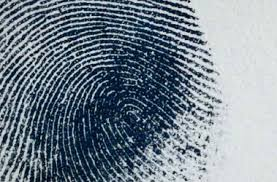
#> input picture IP.Lab№4/5.jpg, 277 x 182 px; its folder holds 4 pictures in this run
$ python main.py
#> lines starting #> are read from the running program, lines starting #| are printed output that depends on the picture
import cv2 as cv
import numpy as np
import matplotlib.pyplot as plt


# Grayscale
def BGR2GRAY(img):
    gray = 0.2126 * img[..., 2] + 0.7152 * img[..., 1] + 0.0722 * img[..., 0]
    return gray


# Gabor Filter
def Gabor_filter(K_size=111, Sigma=1.5, Gamma=1.2, Lambda=3, Psi=0, angle=0):
    # get half size
    d = K_size // 2

    # prepare kernel
    gabor = np.zeros((K_size, K_size), dtype=np.float32)

    # each value
    for y in range(K_size):
        for x in range(K_size):
            # distance from center
            px = x - d
            py = y - d

            # degree -> radian
            theta = angle / 180. * np.pi

            # get kernel x
            _x = np.cos(theta) * px + np.sin(theta) * py

            # get kernel y
            _y = -np.sin(theta) * px + np.cos(theta) * py

            # fill kernel
            gabor[y, x] = np.exp(-(_x ** 2 + Gamma ** 2 * _y ** 2) / (2 * Sigma ** 2)) * np.cos(
                2 * np.pi * _x / Lambda + Psi)

    # kernel normalization
    gabor /= np.sum(np.abs(gabor))

    return gabor


# Используйте фильтр Габора, чтобы воздействовать на изображение
def Gabor_filtering(gray, K_size=111, Sigma=1.5, Gamma=1.2, Lambda=3, Psi=0, angle=0):
    # get shape
    H, W = gray.shape

    # padding
    # gray = np.pad(gray, (K_size//2, K_size//2), 'edge')

    # prepare out image
    out = np.zeros((H, W), dtype=np.float32)

    # get gabor filter
    gabor = Gabor_filter(K_size=K_size, Sigma=Sigma, Gamma=Gamma, Lambda=Lambda, Psi=0, angle=angle)
    plt.imshow(gabor)
    plt.show()

    # filtering

    out = cv.filter2D(gray, -1, gabor)

    out = np.clip(out, 0, 255)
    out = out.astype(np.uint8)

    return out


# Используйте 6 фильтров Габора с разными углами для извлечения деталей на изображении
def Gabor_process(img):
    # get shape
    H, W, _ = img.shape

    # gray scale
    gray = BGR2GRAY(img).astype(np.float32)

    # define angle
    # As = [0, 45, 90, 135]
    As = [0, 30, 60, 90, 120, 150]

    # prepare pyplot
    # plt.subplots_adjust(left=0, right=1, top=1, bottom=0, hspace=0, wspace=0.2)

    out = np.zeros([H, W], dtype=np.float32)

    # each angle
    for i, A in enumerate(As):
        # gabor filtering
        _out = Gabor_filtering(gray, K_size=111, Sigma=1.5, Gamma=1.2, Lambda=3, angle=A)

        plt.imshow(_out, cmap='gray')
        plt.show()

        # add gabor filtered image
        out += _out

    # scale normalization
    out = out / out.max() * 255
    out = out.astype(np.uint8)

    return out


# Read image
for i in range(5, 9):
    img = cv.imread(str(i) + '.jpg').astype(np.float32)

    # gabor process
    out = Gabor_process(img)
#> in BGR2GRAY, `gray = 0.2126 * img[..., 2] + 0.7152 * img[..., 1] + 0.0722 * img[...,..`:
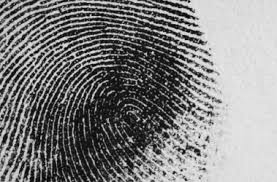
#> gray: shape (182, 277) float32; min 0.361, max 246.5, mean 128.6
#> the loop in Gabor_process, `for i, A in enumerate(As):` made 6 passes
#> pass 1, in Gabor_filtering, `plt.show()`:
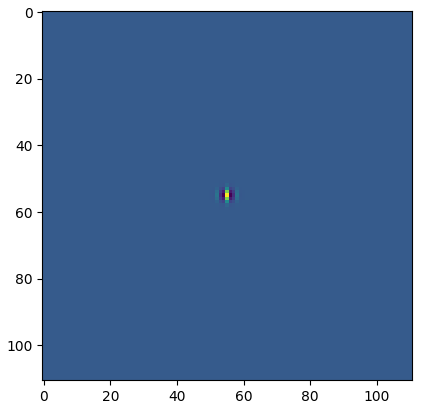
#> figure drawn by matplotlib, 1 panel
#> pass 1, in Gabor_filtering, `out = cv.filter2D(gray, -1, gabor)`:
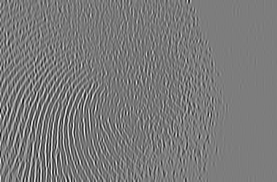
#> out: shape (182, 277) float32; min -39.67, max 45.94, mean 1.4; drawn with min black and max white
#> pass 1, in Gabor_filtering, `out = out.astype(np.uint8)`:
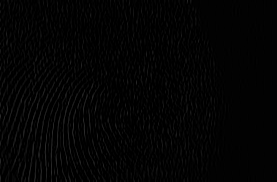
#> out: shape (182, 277); min 0, max 45, mean 3.4
#> pass 2, in Gabor_process, `plt.show()`:
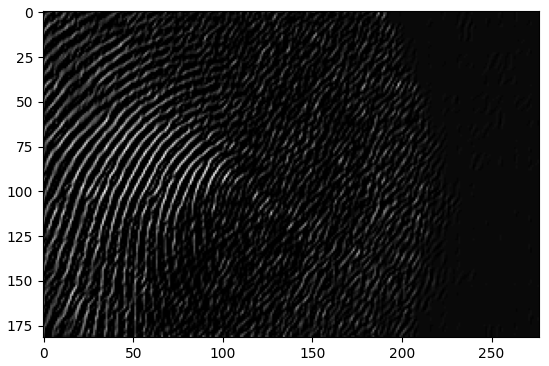
#> figure drawn by matplotlib, 1 panel
#> after the loop in Gabor_process, `for i, A in enumerate(As):`:
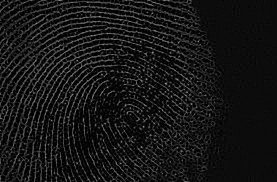
#> out: shape (182, 277) float32; min 0, max 150, mean 22.1
#> in Gabor_process, `out = out / out.max() * 255`:
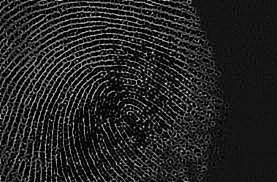
#> out: shape (182, 277) float32; min 0, max 255, mean 37.5

    cv.imwrite(str(i) + "_g.jpg", out)
    cv.imshow("result", out)
    cv.waitKey(0)
    cv.destroyAllWindows()
#> pass 2 of the loop `for i in range(5, 9):`:
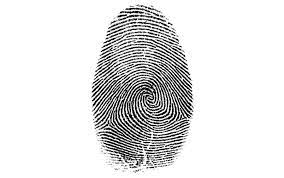
#> input picture IP.Lab№4/6.jpg, 284 x 178 px
#> img: shape (178, 284, 3) float32
#> gray: shape (178, 284) float32
#> the loop in Gabor_process (call 2), `for i, A in enumerate(As):` made 6 passes
#> pass 1, in Gabor_filtering (call 7), `out = cv.filter2D(gray, -1, gabor)`:
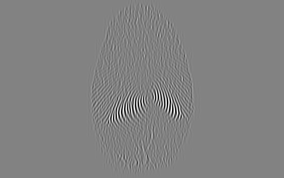
#> out: shape (178, 284) float32; min -94.94, max 95.73, mean 2.4; drawn with min black and max white
#> in Gabor_process (call 2), `out = out / out.max() * 255`:
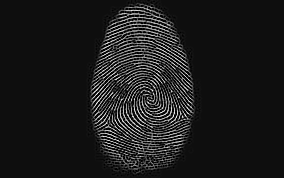
#> out: shape (178, 284) float32; min 0, max 255, mean 28
#> pass 3 of the loop `for i in range(5, 9):`:
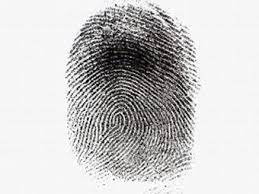
#> input picture IP.Lab№4/7.jpg, 259 x 194 px
#> img: shape (194, 259, 3) float32
#> gray: shape (194, 259) float32
#> after the loop in Gabor_process (call 3), `for i, A in enumerate(As):`:
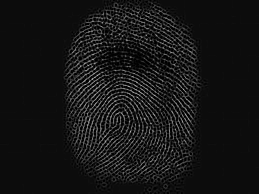
#> out: shape (194, 259) float32; min 0, max 185, mean 21.4
#> in Gabor_process (call 3), `out = out / out.max() * 255`:
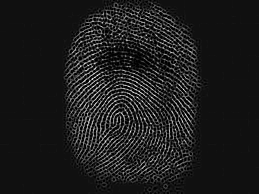
#> out: shape (194, 259) float32; min 0, max 255, mean 29.5
#> the loop made 4 passes; the first 3 are shown
